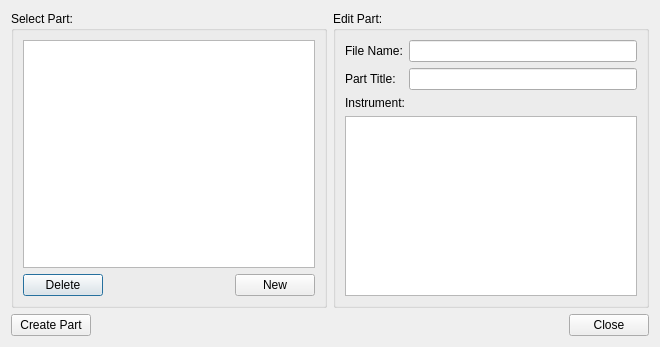
<ui version="4.0" >
 <class>ExcerptsDialog</class>
 <widget class="QDialog" name="ExcerptsDialog" >
  <property name="geometry" >
   <rect>
    <x>0</x>
    <y>0</y>
    <width>660</width>
    <height>347</height>
   </rect>
  </property>
  <property name="windowTitle" >
   <string>MuseScore: Parts</string>
  </property>
  <layout class="QGridLayout" >
   <item row="0" column="0" >
    <widget class="QGroupBox" name="groupBox_3" >
     <property name="title" >
      <string>Select Part:</string>
     </property>
     <property name="flat" >
      <bool>true</bool>
     </property>
     <layout class="QVBoxLayout" >
      <item>
       <widget class="QListWidget" name="excerptList" >
        <property name="uniformItemSizes" >
         <bool>true</bool>
        </property>
       </widget>
      </item>
      <item>
       <layout class="QHBoxLayout" >
        <item>
         <widget class="QPushButton" name="deleteButton" >
          <property name="text" >
           <string>Delete</string>
          </property>
         </widget>
        </item>
        <item>
         <spacer>
          <property name="orientation" >
           <enum>Qt::Horizontal</enum>
          </property>
          <property name="sizeHint" stdset="0" >
           <size>
            <width>40</width>
            <height>20</height>
           </size>
          </property>
         </spacer>
        </item>
        <item>
         <widget class="QPushButton" name="newButton" >
          <property name="text" >
           <string>New</string>
          </property>
         </widget>
        </item>
       </layout>
      </item>
     </layout>
    </widget>
   </item>
   <item row="0" column="1" >
    <widget class="QGroupBox" name="editGroup" >
     <property name="title" >
      <string>Edit Part:</string>
     </property>
     <property name="flat" >
      <bool>true</bool>
     </property>
     <layout class="QGridLayout" >
      <item row="0" column="0" >
       <widget class="QLabel" name="label" >
        <property name="text" >
         <string>File Name:</string>
        </property>
       </widget>
      </item>
      <item row="0" column="1" >
       <widget class="QLineEdit" name="name" />
      </item>
      <item row="1" column="0" >
       <widget class="QLabel" name="label_2" >
        <property name="text" >
         <string>Part Title:</string>
        </property>
       </widget>
      </item>
      <item row="1" column="1" >
       <widget class="QLineEdit" name="title" />
      </item>
      <item row="2" column="0" colspan="2" >
       <widget class="QLabel" name="label_3" >
        <property name="text" >
         <string>Instrument:</string>
        </property>
       </widget>
      </item>
      <item row="3" column="0" colspan="2" >
       <widget class="QListWidget" name="partList" />
      </item>
     </layout>
    </widget>
   </item>
   <item row="1" column="0" colspan="2" >
    <layout class="QHBoxLayout" >
     <item>
      <widget class="QPushButton" name="createExcerpt" >
       <property name="text" >
        <string>Create Part</string>
       </property>
      </widget>
     </item>
     <item>
      <spacer>
       <property name="orientation" >
        <enum>Qt::Horizontal</enum>
       </property>
       <property name="sizeHint" stdset="0" >
        <size>
         <width>40</width>
         <height>20</height>
        </size>
       </property>
      </spacer>
     </item>
     <item>
      <widget class="QPushButton" name="pushButton" >
       <property name="text" >
        <string>Close</string>
       </property>
      </widget>
     </item>
    </layout>
   </item>
  </layout>
 </widget>
 <resources/>
 <connections>
  <connection>
   <sender>pushButton</sender>
   <signal>clicked()</signal>
   <receiver>ExcerptsDialog</receiver>
   <slot>accept()</slot>
   <hints>
    <hint type="sourcelabel" >
     <x>600</x>
     <y>324</y>
    </hint>
    <hint type="destinationlabel" >
     <x>423</x>
     <y>295</y>
    </hint>
   </hints>
  </connection>
 </connections>
</ui>
